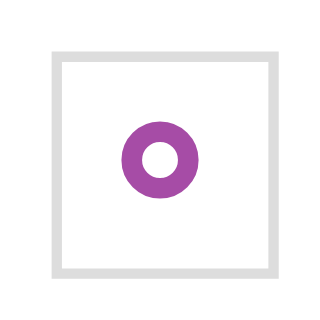

Here is the Vega-Lite specification saved for this chart:
### Vega specification from a JSON file in a GitHub repository (floating-point values rounded to 4 significant figures)
{"$schema": "https://vega.github.io/schema/vega/v3.0.json", "autosize": "pad", "padding": 5, "width": 21, "height": 21, "style": "cell", "data": [{"name": "source_0", "values": [{"a": 2}]}], "marks": [{"name": "marks", "type": "symbol", "style": ["point"], "from": {"data": "source_0"}, "encode": {"update": {"x": {"signal": "width", "mult": 0.5}, "y": {"signal": "height", "mult": 0.5}, "stroke": {"value": "purple"}, "fill": {"value": "transparent"}, "opacity": {"value": 0.7}}}}], "config": {"axis": {"labelBound": 21}, "axisY": {"minExtent": 30}}}
